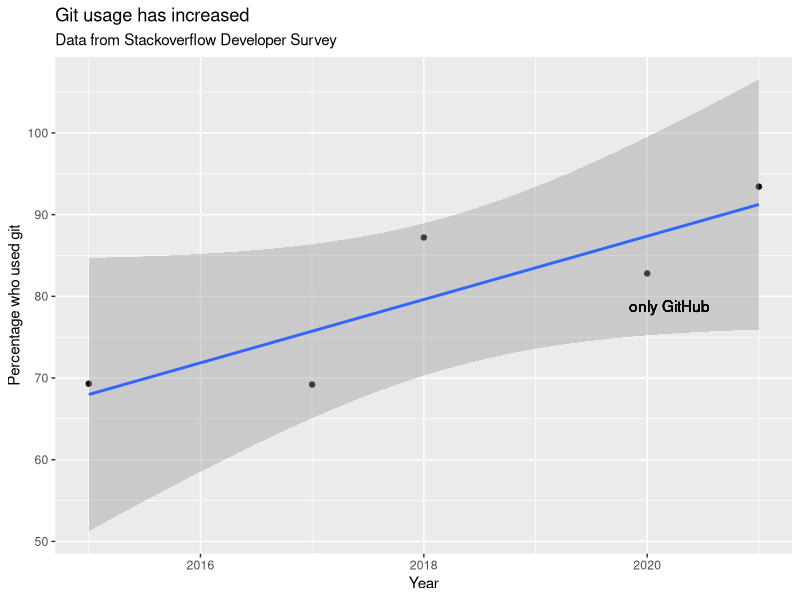

This figure's R source:
library(ggplot2)

sods_data <- read.csv("stackoverflow-git-data.csv")

g <- ggplot(
  data = sods_data,
  mapping = aes(x = year, y = percentage)) +
  geom_point() +
  geom_smooth(method = "lm") +
  geom_text(
    aes(x = 2020, y = 82.8, label = "only GitHub"),
    nudge_x = 0.2,
    nudge_y = -4) +
  labs(
    x = "Year",
    y = "Percentage who used git",
    title = "Git usage has increased",
    subtitle = "Data from Stackoverflow Developer Survey")

ggsave(filename = "git-usage.png",
       plot = g,
       height = 7.4,
       width = 10.5,
       units = "cm")

sink(file = "regression-summary.txt")
summary(lm(percentage ~ year, data = sods_data))
sink()